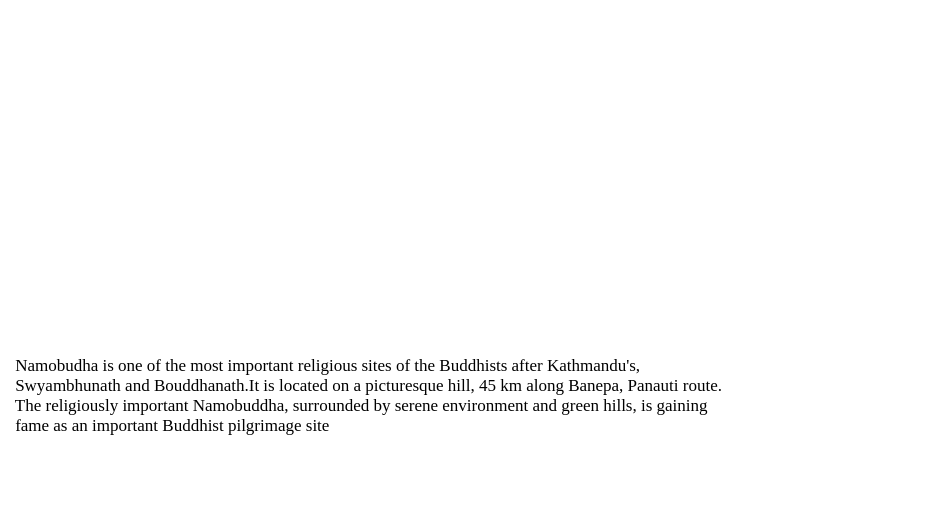
<?xml version="1.0" encoding="UTF-8"?>
<ui version="4.0">
 <class>Namobuddha</class>
 <widget class="QDialog" name="Namobuddha">
  <property name="geometry">
   <rect>
    <x>0</x>
    <y>0</y>
    <width>934</width>
    <height>531</height>
   </rect>
  </property>
  <property name="windowTitle">
   <string>Dialog</string>
  </property>
  <property name="styleSheet">
   <string notr="true">background:white;</string>
  </property>
  <layout class="QGridLayout" name="gridLayout">
   <item row="0" column="0">
    <widget class="QWidget" name="widget_2" native="true">
     <property name="styleSheet">
      <string notr="true">
background:url(&quot;:/image preview/images/namobuddha1.jpg&quot;);
border-radius:0px;
background-repeat:no repeat;
</string>
     </property>
    </widget>
   </item>
   <item row="0" column="1">
    <widget class="QWidget" name="widget" native="true">
     <property name="styleSheet">
      <string notr="true">
background:url(&quot;:/images/images/namobuddha.png&quot;);
border-radius:0px;
background-repeat:no repeat;
</string>
     </property>
    </widget>
   </item>
   <item row="0" column="2">
    <widget class="QWidget" name="widget_3" native="true">
     <property name="styleSheet">
      <string notr="true">
background:url(&quot;:/image preview/images/namobuddha2.jpg&quot;);
border-radius:0px;
background-repeat:no repeat;
</string>
     </property>
    </widget>
   </item>
   <item row="1" column="0" colspan="3">
    <widget class="QLabel" name="label">
     <property name="font">
      <font>
       <family>Times New Roman</family>
       <pointsize>13</pointsize>
      </font>
     </property>
     <property name="text">
      <string> Namobudha is one of the most important religious sites of the Buddhists after Kathmandu's,
 Swyambhunath and Bouddhanath.It is located on a picturesque hill, 45 km along Banepa, Panauti route. 
 The religiously important Namobuddha, surrounded by serene environment and green hills, is gaining
 fame as an important Buddhist pilgrimage site</string>
     </property>
    </widget>
   </item>
  </layout>
 </widget>
 <resources/>
 <connections/>
</ui>
